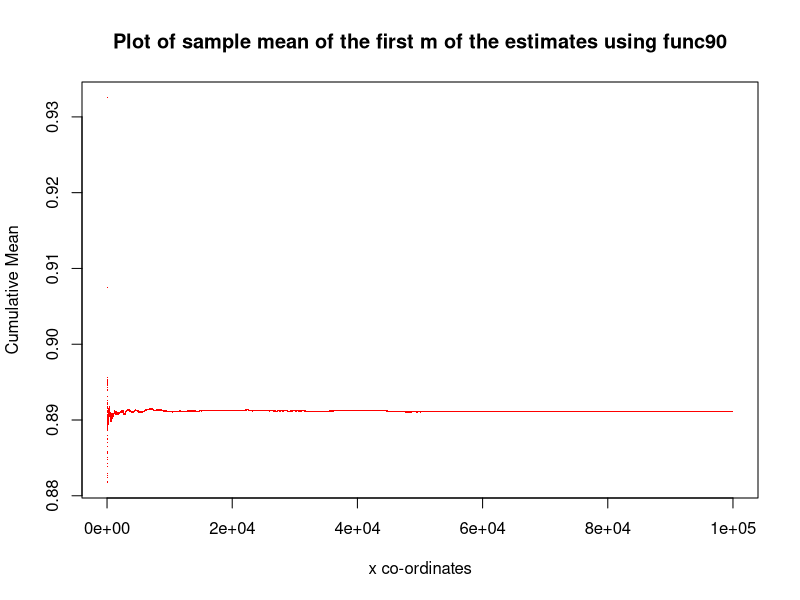
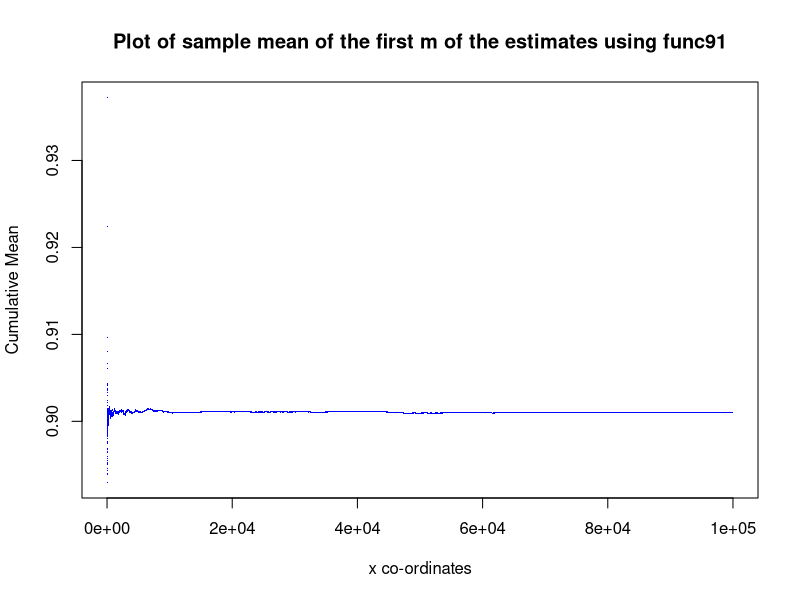
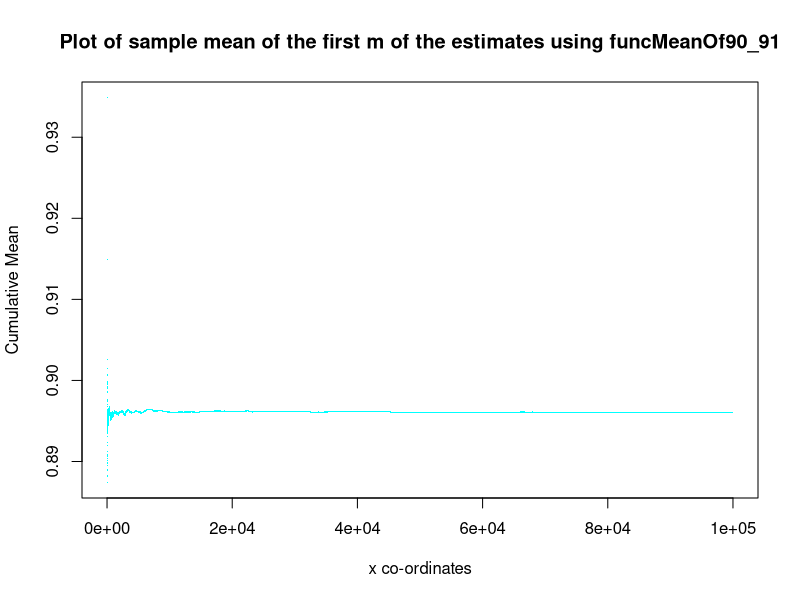
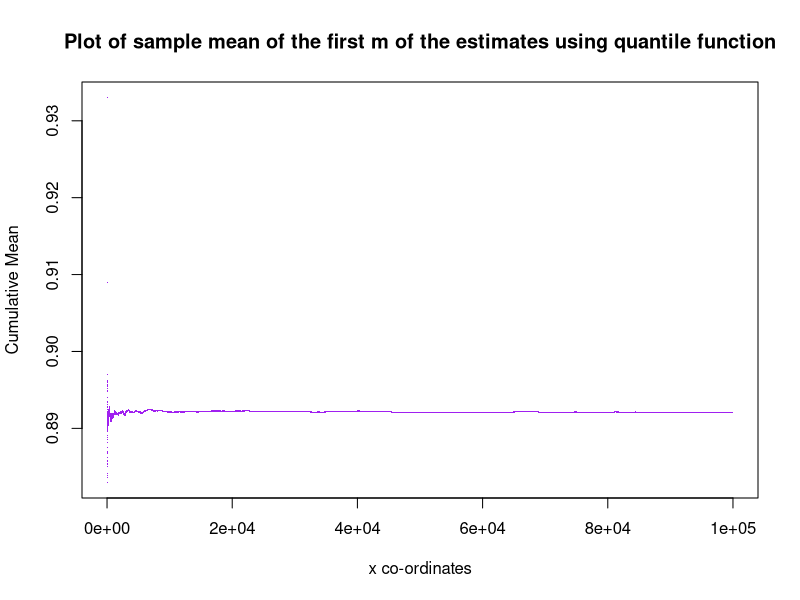
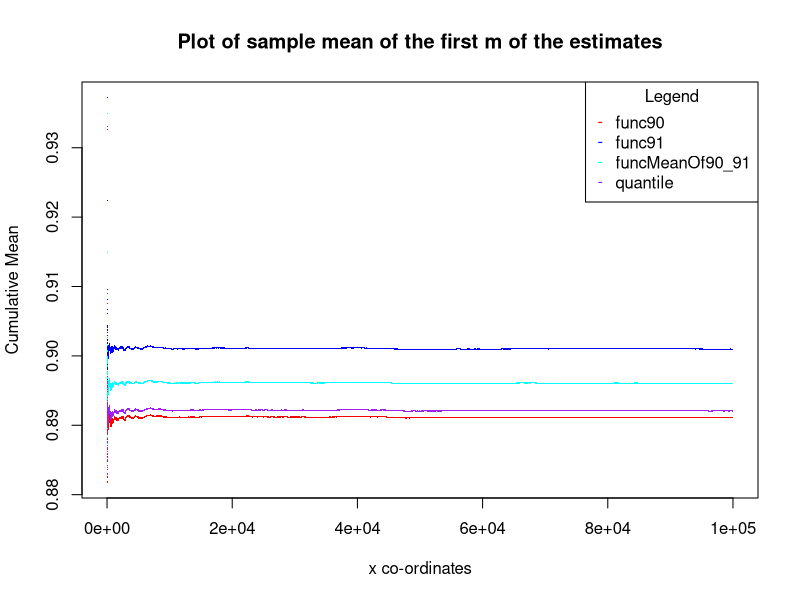

Reproduce these figures in R, in order. (Note: a time limit stopped this script after it produced the figures.)
setwd("~/Desktop/gitRepos/stats202a-fall2014-ucla/Homework/HW1")

## Question 1.a
func90 = function (v) {
  v_sorted = sort(v)
  v_90 = v_sorted[90]
  return (v_90)
}

## Question 1.b
func91 = function (v) {
  v_sorted = sort(v)
  v_91 = v_sorted[91]
  return (v_91)
}

## Question 1.c
funcMeanOf90_91 = function (v) {
  v_sorted = sort(v)
  v_meanOf_90_91 = (v_sorted[90] + v_sorted[91])/2
  return (v_meanOf_90_91)
}

## Question 1.d (i)
ud_100 = runif(100)
v_90 = func90(ud_100)
v_91 = func91(ud_100)
v_mean_90_91 = funcMeanOf90_91(ud_100)
quantile_90 = quantile(ud_100, 0.9)

cat("90th percentile using func90 =", v_90)
cat("91st percentile using func91 =", v_91)
cat("Mean of 90th and 91st percentile using funcMeanOf90_91 =", v_mean_90_91)
cat("90th percentile using quantile function =", quantile_90)

## Question 1.d (ii)
l_90 = c()
l_91 = c()
l_mean_90_91 = c()
l_quantile_90 = c()
for (i in 1:100000) {
  ud_100_t = runif(100)
  l_90[i] = func90(ud_100_t)
  l_91[i] = func91(ud_100_t)
  l_mean_90_91[i] = funcMeanOf90_91(ud_100_t)
  l_quantile_90[i] = quantile(ud_100_t, 0.9)
}

## Question 1.d (iii)
mean_l_90 = cumsum(l_90) / 1:100000
mean_l_91 = cumsum(l_91) / 1:100000
mean_l_mean_90_91 = cumsum(l_mean_90_91) / 1:100000
mean_l_quantile_90 = cumsum(l_quantile_90) / 1:100000

plot(c(0,100000), c(min(mean_l_90),max(mean_l_90)),type="n", xlab="x co-ordinates", ylab="Cumulative Mean", main="Plot of sample mean of the first m of the estimates using func90")
points(mean_l_90,pch=".", col="red")

plot(c(0,100000), c(min(mean_l_91),max(mean_l_91)),type="n", xlab="x co-ordinates", ylab="Cumulative Mean", main="Plot of sample mean of the first m of the estimates using func91")
points(mean_l_91,pch=".", col="blue")

plot(c(0,100000), c(min(mean_l_mean_90_91),max(mean_l_mean_90_91)),type="n", xlab="x co-ordinates", ylab="Cumulative Mean", main="Plot of sample mean of the first m of the estimates using funcMeanOf90_91")
points(mean_l_mean_90_91,pch=".", col="cyan")

plot(c(0,100000), c(min(mean_l_quantile_90),max(mean_l_quantile_90)),type="n", xlab="x co-ordinates", ylab="Cumulative Mean", main="Plot of sample mean of the first m of the estimates using quantile function")
points(mean_l_quantile_90,pch=".", col="purple")

## Question 1.e
mean_l_90[100000]
mean_l_91[100000]
mean_l_mean_90_91[100000]
mean_l_quantile_90[100000]
y_min = min(c(min(mean_l_90), min(mean_l_91), min(mean_l_mean_90_91), min(mean_l_quantile_90)))
y_max = max(c(min(mean_l_90), max(mean_l_91), max(mean_l_mean_90_91), max(mean_l_quantile_90)))

plot(c(0,100000), c(y_min,y_max),type="n", xlab="x co-ordinates", ylab="Cumulative Mean", main="Plot of sample mean of the first m of the estimates")
points(mean_l_90,pch=".", col="red")
points(mean_l_91,pch=".", col="blue")
points(mean_l_mean_90_91,pch=".", col="cyan")
points(mean_l_quantile_90,pch=".", col="purple")
legend("topright", c("func90","func91", "funcMeanOf90_91", "quantile"), pch = '-', title = "Legend", col=c("red", "blue", "cyan", "purple"))


## Question 2.a
pi2 = function(n) {
  return(sqrt(6*sum(1/(c(1:n)^2))))
}

pi2(10^0)
pi2(10^1)
pi2(10^2)
pi2(10^3)
pi2(10^4)
pi2(10^5)
pi2(10^6)

## Question 2.b
pi3 = function(n) {
  x = runif(n, -1, 1)
  y = runif(n, -1, 1)
  xin = c()
  xout = c()
  yin = c()
  yout = c()
  pin = 0
  for(i in 1:n) {
    d = (x[i])^2 + (y[i])^2
    if (d <= 1) {
      pin = pin + 1
      xin = c(xin, x[i])
      yin = c(yin, y[i])
    } else {
      xout = c(xout, x[i])
      yout = c(yout, y[i])
    }
  }
  ret = list(pin*4/n, xin, yin, xout, yout)
  return(ret)
}

(pi3(10^0))[[1]]
(pi3(10^1))[[1]]
(pi3(10^2))[[1]]
(pi3(10^3))[[1]]
(pi3(10^4))[[1]]
(pi3(10^5))[[1]]
res_6 = pi3(10^6)
res_6[[1]]

plot(c(-1,1),c(-1,1),type="n",xlab="x-coordinates",ylab="y-coordinates");
points(res_6[[2]],res_6[[3]],pch='.',col="green") ;
points(res_6[[4]],res_6[[5]],pch='.',col="blue");
